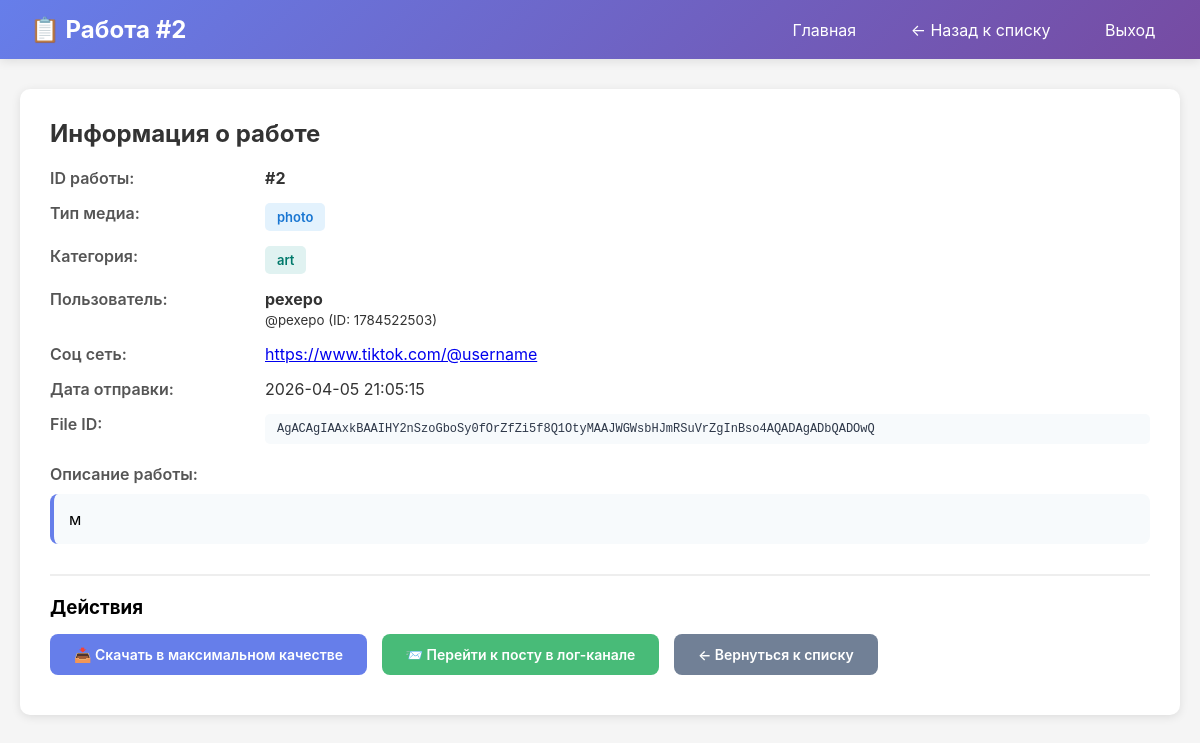
The app's page /media/2 (signed in) with its own data.
### tables this page shows
CREATE TABLE media_submissions (
            id INTEGER PRIMARY KEY AUTOINCREMENT,
            user_id INTEGER,
            kind TEXT,
            media_type TEXT,
            file_id TEXT,
            caption TEXT,
            timestamp TIMESTAMP DEFAULT CURRENT_TIMESTAMP, social_link TEXT,
            FOREIGN KEY (user_id) REFERENCES users (user_id)
        );

CREATE TABLE users (
            user_id INTEGER PRIMARY KEY,
            username TEXT,
            first_name TEXT,
            last_name TEXT,
            first_seen TIMESTAMP DEFAULT CURRENT_TIMESTAMP,
            last_activity TIMESTAMP DEFAULT CURRENT_TIMESTAMP,
            is_banned INTEGER DEFAULT 0,
            total_submissions INTEGER DEFAULT 0
        );

### admin_panel.py (the view)
@app.route("/media/<int:media_id>")
@login_required
def media_detail(media_id):
    import sqlite3
    from pathlib import Path
    DB_PATH = Path(__file__).parent / "bot_data.db"
    conn = sqlite3.connect(DB_PATH)
    conn.row_factory = sqlite3.Row
    cursor = conn.cursor()
    cursor.execute(
        """
        SELECT m.*, u.username, u.first_name, u.last_name
        FROM media_submissions m
        LEFT JOIN users u ON m.user_id = u.user_id
        WHERE m.id = ?
    """,
        (media_id,),
    )
    media = cursor.fetchone()
    conn.close()
    if not media:
        return "Работа не найдена", 404
    return render_template(
        "media_detail.html", media=dict(media), log_channel_id=LOG_CHANNEL_ID
    )

### admin_panel.py (called while the page is built)
def login_required(f):
    @wraps(f)
    def decorated_function(*args, **kwargs):
        if not session.get("logged_in"):
            return redirect(url_for("login"))
        return f(*args, **kwargs)
    return decorated_function

### templates/media_detail.html (shortened to what this page needs)
<!DOCTYPE html>
<html lang="ru">
<head>
</head>
<body>
    <div class="navbar">
        <h1>📋 Работа #{{ media.id }}</h1>
        <div>
            <a href="/">Главная</a>
            <a href="/media">← Назад к списку</a>
            <a href="/logout">Выход</a>
        </div>
    </div>
    <div class="container">
        <div class="card">
            <h2>Информация о работе</h2>
            <div class="info-grid">
                <div class="info-label">ID работы:</div>
                <div class="info-value"><strong>#{{ media.id }}</strong></div>
                <div class="info-label">Тип медиа:</div>
                <div class="info-value">
                    <span class="badge badge-{{ media.media_type }}">{{ media.media_type }}</span>
                </div>
                <div class="info-label">Категория:</div>
                <div class="info-value">
                    <span class="badge badge-{{ media.kind }}">{{ media.kind }}</span>
                </div>
                <div class="info-label">Пользователь:</div>
                <div class="info-value">
                    <strong>{{ media.first_name or 'Пользователь' }} {{ media.last_name or '' }}</strong><br>
                    <small>@{{ media.username or 'нет username' }} (ID: {{ media.user_id }})</small>
                </div>
                <div class="info-label">Соц сеть:</div>
                <div class="info-value">
                    {% if media.social_link %}
                    <a href="{{ media.social_link }}" target="_blank">{{ media.social_link }}</a>
                    {% else %}
                    <em>Не указана</em>
                    {% endif %}
                </div>
                <div class="info-label">Дата отправки:</div>
                <div class="info-value">{{ media.timestamp }}</div>
                <div class="info-label">File ID:</div>
                <div class="info-value">
                    <div class="file-id">{{ media.file_id }}</div>
                </div>
            </div>
            <div class="info-label">Описание работы:</div>
            <div class="description-box">
                {{ media.caption or 'Без описания' }}
            </div>
            <div class="actions">
                <h3 style="margin-bottom: 15px;">Действия</h3>
                <a href="https://api.telegram.org/file/bot{{ media.file_id }}" target="_blank" class="btn btn-primary">
                    📥 Скачать в максимальном качестве
                </a>
                <a href="https://t.me/c/{{ log_channel_id|string|replace('-100', '') }}" target="_blank" class="btn btn-success">
                    📨 Перейти к посту в лог-канале
                </a>
                <a href="/media" class="btn btn-secondary">
                    ← Вернуться к списку
                </a>
            </div>
        </div>
    </div>
</body>
</html>

### templates/media_detail.html (style rules this page uses)
* { margin: 0; padding: 0; box-sizing: border-box; }
body { font-family: -apple-system, BlinkMacSystemFont, 'Segoe UI', Roboto, Oxygen, Ubuntu, Cantarell, sans-serif; background: #f5f5f5; }
.navbar { background: linear-gradient(135deg, #667eea 0%, #764ba2 100%); color: white; padding: 15px 30px; display: flex; justify-content: space-between; align-items: center; box-shadow: 0 2px 10px rgba(0,0,0,0.1); }
.navbar h1 { font-size: 24px; }
.navbar a { color: white; text-decoration: none; margin-left: 20px; padding: 8px 15px; border-radius: 5px; transition: background 0.3s; }
.container { max-width: 1200px; margin: 30px auto; padding: 0 20px; }
.card { background: white; padding: 30px; border-radius: 10px; box-shadow: 0 2px 10px rgba(0,0,0,0.1); margin-bottom: 20px; }
h2 { margin-bottom: 20px; color: #333; }
.info-grid { display: grid; grid-template-columns: 200px 1fr; gap: 15px; margin-bottom: 20px; }
.info-label { font-weight: 600; color: #555; }
.info-value { color: #333; }
.badge { display: inline-block; padding: 6px 12px; border-radius: 5px; font-size: 13px; font-weight: 600; }
.badge-photo { background: #e3f2fd; color: #1976d2; }
.badge-art { background: #e0f2f1; color: #00796b; }
.btn { display: inline-block; padding: 12px 24px; border-radius: 8px; text-decoration: none; font-size: 14px; font-weight: 600; transition: all 0.3s; margin-right: 10px; margin-bottom: 10px; }
.btn-primary { background: #667eea; color: white; }
.btn-success { background: #48bb78; color: white; }
.btn-secondary { background: #718096; color: white; }
.actions { margin-top: 30px; padding-top: 20px; border-top: 2px solid #eee; }
.file-id { font-family: 'Courier New', monospace; background: #f7fafc; padding: 8px 12px; border-radius: 5px; font-size: 12px; color: #2d3748; word-break: break-all; }
.description-box { background: #f7fafc; padding: 15px; border-radius: 8px; border-left: 4px solid #667eea; margin-top: 10px; }

### records on screen
media_submissions: id "2", media_type "photo", kind "art", user_id "1784522503", social_link "https://www.tiktok.com/@username", timestamp "2026-04-05 21:05:15", file_id "AgACAgIAAxkBAAIHY2nSzoGboSy0fOrZfZi5f8Q1OtyMAAJWGWsbHJmRSuVrZgInBso4AQADAgADbQADOwQ", caption "м"
users: first_name "pexepo", username "pexepo"
